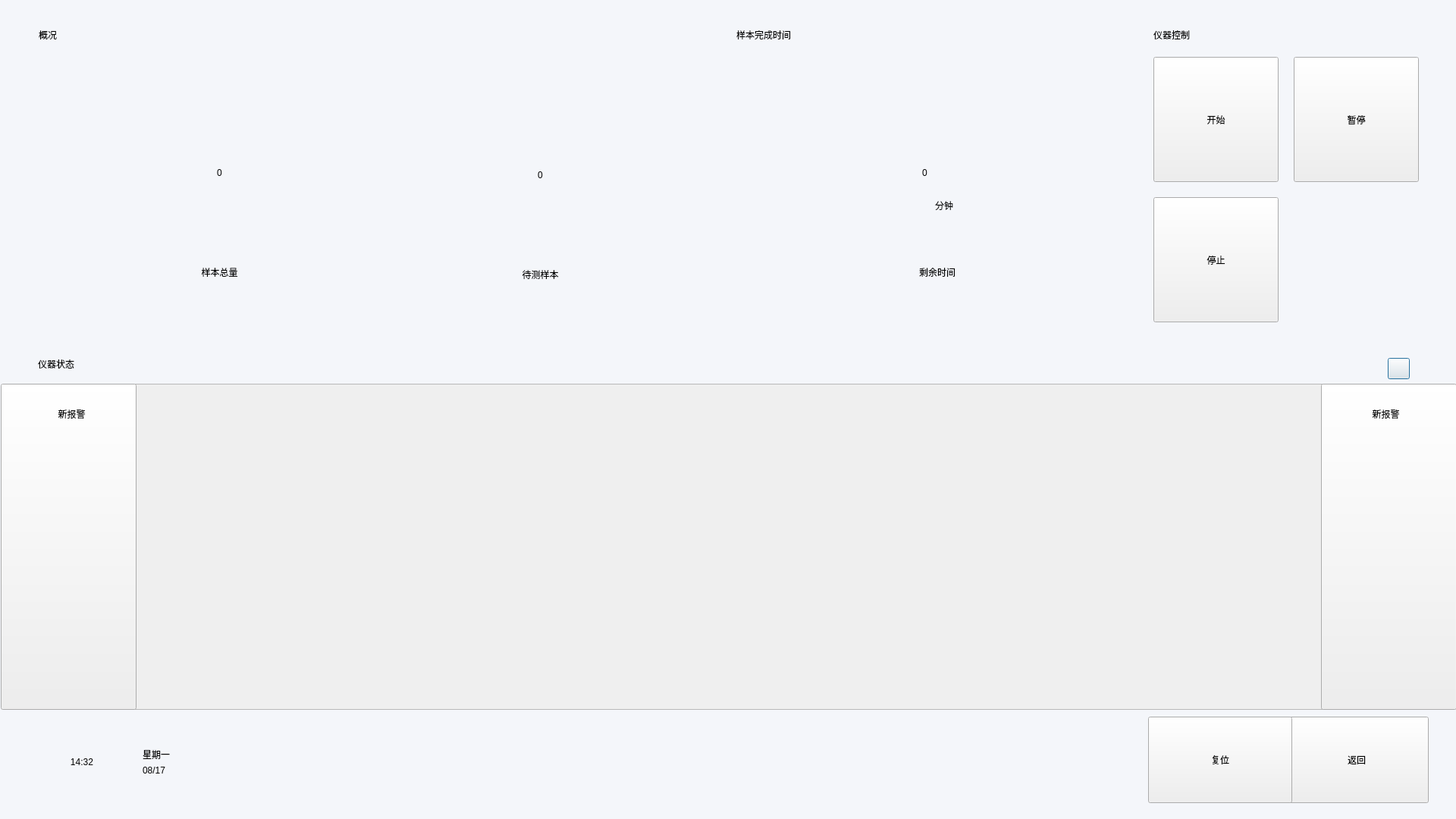
<?xml version="1.0" encoding="UTF-8"?>
<ui version="4.0">
 <class>SystemOverviewWgt</class>
 <widget class="QDialog" name="SystemOverviewWgt">
  <property name="geometry">
   <rect>
    <x>0</x>
    <y>0</y>
    <width>1920</width>
    <height>1080</height>
   </rect>
  </property>
  <property name="windowTitle">
   <string notr="true">SystemOverviewWgt</string>
  </property>
  <property name="styleSheet">
   <string notr="true"/>
  </property>
  <property name="bks" stdset="0">
   <string notr="true">white</string>
  </property>
  <widget class="QPushButton" name="btn_warnSet">
   <property name="geometry">
    <rect>
     <x>1830</x>
     <y>472</y>
     <width>29</width>
     <height>28</height>
    </rect>
   </property>
   <property name="minimumSize">
    <size>
     <width>26</width>
     <height>25</height>
    </size>
   </property>
   <property name="text">
    <string notr="true"/>
   </property>
  </widget>
  <widget class="QLabel" name="label_9">
   <property name="geometry">
    <rect>
     <x>50</x>
     <y>460</y>
     <width>511</width>
     <height>40</height>
    </rect>
   </property>
   <property name="text">
    <string>仪器状态</string>
   </property>
   <property name="fonts" stdset="0">
    <string notr="true">24</string>
   </property>
   <property name="weights" stdset="0">
    <string notr="true">bold</string>
   </property>
  </widget>
  <widget class="QScrollArea" name="scrollArea">
   <property name="geometry">
    <rect>
     <x>51</x>
     <y>506</y>
     <width>1820</width>
     <height>430</height>
    </rect>
   </property>
   <property name="styleSheet">
    <string notr="true"/>
   </property>
   <property name="verticalScrollBarPolicy">
    <enum>Qt::ScrollBarAlwaysOff</enum>
   </property>
   <property name="horizontalScrollBarPolicy">
    <enum>Qt::ScrollBarAlwaysOff</enum>
   </property>
   <property name="widgetResizable">
    <bool>true</bool>
   </property>
   <property name="alignment">
    <set>Qt::AlignCenter</set>
   </property>
   <widget class="QWidget" name="scrollAreaWidgetContents">
    <property name="geometry">
     <rect>
      <x>0</x>
      <y>0</y>
      <width>1818</width>
      <height>428</height>
     </rect>
    </property>
    <property name="styleSheet">
     <string notr="true"/>
    </property>
   </widget>
  </widget>
  <widget class="QLabel" name="bk_sys_page">
   <property name="geometry">
    <rect>
     <x>0</x>
     <y>608</y>
     <width>1920</width>
     <height>471</height>
    </rect>
   </property>
   <property name="text">
    <string/>
   </property>
  </widget>
  <widget class="QPushButton" name="btn_back">
   <property name="geometry">
    <rect>
     <x>1694</x>
     <y>945</y>
     <width>190</width>
     <height>114</height>
    </rect>
   </property>
   <property name="styleSheet">
    <string notr="true"/>
   </property>
   <property name="text">
    <string>返回</string>
   </property>
  </widget>
  <widget class="QLabel" name="label_time">
   <property name="geometry">
    <rect>
     <x>43</x>
     <y>980</y>
     <width>130</width>
     <height>50</height>
    </rect>
   </property>
   <property name="text">
    <string notr="true">14:32</string>
   </property>
   <property name="alignment">
    <set>Qt::AlignCenter</set>
   </property>
   <property name="fonts" stdset="0">
    <string notr="true">48</string>
   </property>
  </widget>
  <widget class="QLabel" name="label_week">
   <property name="geometry">
    <rect>
     <x>188</x>
     <y>983</y>
     <width>80</width>
     <height>23</height>
    </rect>
   </property>
   <property name="text">
    <string>星期一</string>
   </property>
   <property name="alignment">
    <set>Qt::AlignLeading|Qt::AlignLeft|Qt::AlignVCenter</set>
   </property>
  </widget>
  <widget class="QLabel" name="label_date">
   <property name="geometry">
    <rect>
     <x>188</x>
     <y>1006</y>
     <width>80</width>
     <height>20</height>
    </rect>
   </property>
   <property name="text">
    <string notr="true">08/17</string>
   </property>
   <property name="alignment">
    <set>Qt::AlignLeading|Qt::AlignLeft|Qt::AlignVCenter</set>
   </property>
  </widget>
  <widget class="QLabel" name="label_print">
   <property name="geometry">
    <rect>
     <x>270</x>
     <y>986</y>
     <width>50</width>
     <height>42</height>
    </rect>
   </property>
   <property name="text">
    <string notr="true"/>
   </property>
   <property name="alignment">
    <set>Qt::AlignCenter</set>
   </property>
   <property name="bks" stdset="0">
    <string notr="true">print_connect_dis</string>
   </property>
  </widget>
  <widget class="QLabel" name="label_LIS">
   <property name="geometry">
    <rect>
     <x>330</x>
     <y>986</y>
     <width>50</width>
     <height>42</height>
    </rect>
   </property>
   <property name="text">
    <string notr="true"/>
   </property>
   <property name="alignment">
    <set>Qt::AlignCenter</set>
   </property>
   <property name="bks" stdset="0">
    <string notr="true">lis_connect_dis</string>
   </property>
  </widget>
  <widget class="QWidget" name="widget" native="true">
   <property name="geometry">
    <rect>
     <x>40</x>
     <y>26</y>
     <width>1848</width>
     <height>440</height>
    </rect>
   </property>
   <layout class="QHBoxLayout" name="horizontalLayout_4">
    <property name="spacing">
     <number>20</number>
    </property>
    <item>
     <layout class="QVBoxLayout" name="verticalLayout_6">
      <property name="spacing">
       <number>20</number>
      </property>
      <item>
       <widget class="QLabel" name="label">
        <property name="text">
         <string>概况</string>
        </property>
        <property name="fonts" stdset="0">
         <string notr="true">24</string>
        </property>
        <property name="weights" stdset="0">
         <string notr="true">bold</string>
        </property>
       </widget>
      </item>
      <item>
       <widget class="QWidget" name="widget_overview" native="true">
        <property name="minimumSize">
         <size>
          <width>900</width>
          <height>350</height>
         </size>
        </property>
        <property name="maximumSize">
         <size>
          <width>900</width>
          <height>350</height>
         </size>
        </property>
        <property name="bks" stdset="0">
         <string notr="true">sys_show</string>
        </property>
        <layout class="QVBoxLayout" name="verticalLayout_3">
         <property name="spacing">
          <number>65</number>
         </property>
         <property name="leftMargin">
          <number>0</number>
         </property>
         <property name="topMargin">
          <number>0</number>
         </property>
         <property name="rightMargin">
          <number>0</number>
         </property>
         <property name="bottomMargin">
          <number>0</number>
         </property>
         <item>
          <layout class="QHBoxLayout" name="horizontalLayout">
           <property name="leftMargin">
            <number>30</number>
           </property>
           <property name="topMargin">
            <number>100</number>
           </property>
           <property name="rightMargin">
            <number>30</number>
           </property>
           <item>
            <layout class="QVBoxLayout" name="verticalLayout">
             <property name="spacing">
              <number>70</number>
             </property>
             <property name="bottomMargin">
              <number>50</number>
             </property>
             <item>
              <widget class="QLabel" name="label_sampleTotal">
               <property name="minimumSize">
                <size>
                 <width>0</width>
                 <height>105</height>
                </size>
               </property>
               <property name="text">
                <string notr="true">0</string>
               </property>
               <property name="alignment">
                <set>Qt::AlignCenter</set>
               </property>
               <property name="fonts" stdset="0">
                <string notr="true">130</string>
               </property>
               <property name="colors" stdset="0">
                <string notr="true">white</string>
               </property>
              </widget>
             </item>
             <item>
              <widget class="QLabel" name="label_6">
               <property name="text">
                <string>样本总量</string>
               </property>
               <property name="alignment">
                <set>Qt::AlignCenter</set>
               </property>
               <property name="fonts" stdset="0">
                <string notr="true">24</string>
               </property>
               <property name="colors" stdset="0">
                <string notr="true">white</string>
               </property>
              </widget>
             </item>
             <item>
              <spacer name="verticalSpacer_4">
               <property name="orientation">
                <enum>Qt::Vertical</enum>
               </property>
               <property name="sizeHint" stdset="0">
                <size>
                 <width>20</width>
                 <height>40</height>
                </size>
               </property>
              </spacer>
             </item>
            </layout>
           </item>
           <item>
            <layout class="QVBoxLayout" name="verticalLayout_2">
             <property name="spacing">
              <number>70</number>
             </property>
             <property name="bottomMargin">
              <number>50</number>
             </property>
             <item>
              <spacer name="verticalSpacer_7">
               <property name="orientation">
                <enum>Qt::Vertical</enum>
               </property>
               <property name="sizeHint" stdset="0">
                <size>
                 <width>20</width>
                 <height>40</height>
                </size>
               </property>
              </spacer>
             </item>
             <item>
              <widget class="QLabel" name="label_testSample">
               <property name="minimumSize">
                <size>
                 <width>0</width>
                 <height>105</height>
                </size>
               </property>
               <property name="text">
                <string notr="true">0</string>
               </property>
               <property name="alignment">
                <set>Qt::AlignCenter</set>
               </property>
               <property name="fonts" stdset="0">
                <string notr="true">130</string>
               </property>
               <property name="colors" stdset="0">
                <string notr="true">white</string>
               </property>
              </widget>
             </item>
             <item>
              <widget class="QLabel" name="label_7">
               <property name="text">
                <string>待测样本</string>
               </property>
               <property name="alignment">
                <set>Qt::AlignCenter</set>
               </property>
               <property name="fonts" stdset="0">
                <string notr="true">24</string>
               </property>
               <property name="colors" stdset="0">
                <string notr="true">white</string>
               </property>
              </widget>
             </item>
             <item>
              <spacer name="verticalSpacer_5">
               <property name="orientation">
                <enum>Qt::Vertical</enum>
               </property>
               <property name="sizeHint" stdset="0">
                <size>
                 <width>20</width>
                 <height>40</height>
                </size>
               </property>
              </spacer>
             </item>
            </layout>
           </item>
          </layout>
         </item>
        </layout>
       </widget>
      </item>
      <item>
       <spacer name="verticalSpacer_3">
        <property name="orientation">
         <enum>Qt::Vertical</enum>
        </property>
        <property name="sizeHint" stdset="0">
         <size>
          <width>20</width>
          <height>40</height>
         </size>
        </property>
       </spacer>
      </item>
     </layout>
    </item>
    <item>
     <layout class="QVBoxLayout" name="verticalLayout_8">
      <property name="spacing">
       <number>20</number>
      </property>
      <item>
       <widget class="QLabel" name="label_2">
        <property name="text">
         <string>样本完成时间</string>
        </property>
        <property name="fonts" stdset="0">
         <string notr="true">24</string>
        </property>
        <property name="weights" stdset="0">
         <string notr="true">bold</string>
        </property>
       </widget>
      </item>
      <item>
       <widget class="QWidget" name="widget_remainTime" native="true">
        <property name="minimumSize">
         <size>
          <width>530</width>
          <height>350</height>
         </size>
        </property>
        <property name="maximumSize">
         <size>
          <width>530</width>
          <height>350</height>
         </size>
        </property>
        <property name="bks" stdset="0">
         <string notr="true">sys_show</string>
        </property>
        <layout class="QVBoxLayout" name="verticalLayout_7">
         <property name="spacing">
          <number>70</number>
         </property>
         <property name="leftMargin">
          <number>0</number>
         </property>
         <property name="topMargin">
          <number>0</number>
         </property>
         <property name="rightMargin">
          <number>0</number>
         </property>
         <property name="bottomMargin">
          <number>50</number>
         </property>
         <item>
          <layout class="QHBoxLayout" name="horizontalLayout_3">
           <property name="spacing">
            <number>10</number>
           </property>
           <property name="topMargin">
            <number>100</number>
           </property>
           <property name="bottomMargin">
            <number>0</number>
           </property>
           <item>
            <spacer name="horizontalSpacer_3">
             <property name="orientation">
              <enum>Qt::Horizontal</enum>
             </property>
             <property name="sizeHint" stdset="0">
              <size>
               <width>40</width>
               <height>20</height>
              </size>
             </property>
            </spacer>
           </item>
           <item>
            <widget class="QLabel" name="label_remainTime">
             <property name="minimumSize">
              <size>
               <width>0</width>
               <height>105</height>
              </size>
             </property>
             <property name="text">
              <string notr="true">0</string>
             </property>
             <property name="alignment">
              <set>Qt::AlignCenter</set>
             </property>
             <property name="fonts" stdset="0">
              <string notr="true">130</string>
             </property>
             <property name="colors" stdset="0">
              <string notr="true">white</string>
             </property>
            </widget>
           </item>
           <item>
            <widget class="QLabel" name="label_5">
             <property name="minimumSize">
              <size>
               <width>0</width>
               <height>105</height>
              </size>
             </property>
             <property name="text">
              <string>分钟</string>
             </property>
             <property name="alignment">
              <set>Qt::AlignBottom|Qt::AlignLeading|Qt::AlignLeft</set>
             </property>
             <property name="fonts" stdset="0">
              <string notr="true">24</string>
             </property>
             <property name="colors" stdset="0">
              <string notr="true">white</string>
             </property>
            </widget>
           </item>
           <item>
            <spacer name="horizontalSpacer_2">
             <property name="orientation">
              <enum>Qt::Horizontal</enum>
             </property>
             <property name="sizeHint" stdset="0">
              <size>
               <width>40</width>
               <height>20</height>
              </size>
             </property>
            </spacer>
           </item>
          </layout>
         </item>
         <item>
          <widget class="QLabel" name="label_4">
           <property name="text">
            <string>剩余时间</string>
           </property>
           <property name="alignment">
            <set>Qt::AlignCenter</set>
           </property>
           <property name="fonts" stdset="0">
            <string notr="true">24</string>
           </property>
           <property name="colors" stdset="0">
            <string notr="true">white</string>
           </property>
          </widget>
         </item>
         <item>
          <spacer name="verticalSpacer_6">
           <property name="orientation">
            <enum>Qt::Vertical</enum>
           </property>
           <property name="sizeHint" stdset="0">
            <size>
             <width>20</width>
             <height>40</height>
            </size>
           </property>
          </spacer>
         </item>
        </layout>
       </widget>
      </item>
      <item>
       <spacer name="verticalSpacer_2">
        <property name="orientation">
         <enum>Qt::Vertical</enum>
        </property>
        <property name="sizeHint" stdset="0">
         <size>
          <width>20</width>
          <height>40</height>
         </size>
        </property>
       </spacer>
      </item>
     </layout>
    </item>
    <item>
     <layout class="QVBoxLayout" name="verticalLayout_9">
      <property name="spacing">
       <number>20</number>
      </property>
      <item>
       <widget class="QLabel" name="label_3">
        <property name="text">
         <string>仪器控制</string>
        </property>
        <property name="fonts" stdset="0">
         <string notr="true">24</string>
        </property>
        <property name="weights" stdset="0">
         <string notr="true">bold</string>
        </property>
       </widget>
      </item>
      <item>
       <layout class="QFormLayout" name="formLayout">
        <property name="horizontalSpacing">
         <number>20</number>
        </property>
        <property name="verticalSpacing">
         <number>20</number>
        </property>
        <item row="0" column="0">
         <widget class="QPushButton" name="btn_start">
          <property name="minimumSize">
           <size>
            <width>165</width>
            <height>165</height>
           </size>
          </property>
          <property name="maximumSize">
           <size>
            <width>165</width>
            <height>165</height>
           </size>
          </property>
          <property name="text">
           <string>开始</string>
          </property>
          <property name="bks" stdset="0">
           <string notr="true">btn_start</string>
          </property>
          <property name="fonts" stdset="0">
           <string notr="true">24</string>
          </property>
         </widget>
        </item>
        <item row="0" column="1">
         <widget class="QPushButton" name="btn_suspend">
          <property name="minimumSize">
           <size>
            <width>165</width>
            <height>165</height>
           </size>
          </property>
          <property name="maximumSize">
           <size>
            <width>165</width>
            <height>165</height>
           </size>
          </property>
          <property name="text">
           <string>暂停</string>
          </property>
          <property name="bks" stdset="0">
           <string notr="true">btn_pause</string>
          </property>
          <property name="fonts" stdset="0">
           <string notr="true">24</string>
          </property>
         </widget>
        </item>
        <item row="1" column="0">
         <widget class="QPushButton" name="btn_stop">
          <property name="minimumSize">
           <size>
            <width>165</width>
            <height>165</height>
           </size>
          </property>
          <property name="maximumSize">
           <size>
            <width>165</width>
            <height>165</height>
           </size>
          </property>
          <property name="text">
           <string>停止</string>
          </property>
          <property name="bks" stdset="0">
           <string notr="true">btn_stop</string>
          </property>
          <property name="fonts" stdset="0">
           <string notr="true">24</string>
          </property>
         </widget>
        </item>
        <item row="2" column="1">
         <spacer name="verticalSpacer">
          <property name="orientation">
           <enum>Qt::Vertical</enum>
          </property>
          <property name="sizeHint" stdset="0">
           <size>
            <width>20</width>
            <height>40</height>
           </size>
          </property>
         </spacer>
        </item>
        <item row="1" column="1">
         <widget class="GIFLabel" name="label_warn">
          <property name="minimumSize">
           <size>
            <width>165</width>
            <height>165</height>
           </size>
          </property>
          <property name="maximumSize">
           <size>
            <width>165</width>
            <height>165</height>
           </size>
          </property>
          <property name="text">
           <string notr="true"/>
          </property>
         </widget>
        </item>
       </layout>
      </item>
     </layout>
    </item>
   </layout>
  </widget>
  <widget class="QLabel" name="bk_page_label">
   <property name="geometry">
    <rect>
     <x>0</x>
     <y>0</y>
     <width>1920</width>
     <height>1080</height>
    </rect>
   </property>
   <property name="styleSheet">
    <string notr="true">background: #f4f6fa;</string>
   </property>
   <property name="text">
    <string/>
   </property>
  </widget>
  <widget class="QPushButton" name="btn_reset">
   <property name="geometry">
    <rect>
     <x>1514</x>
     <y>945</y>
     <width>190</width>
     <height>114</height>
    </rect>
   </property>
   <property name="styleSheet">
    <string notr="true"/>
   </property>
   <property name="text">
    <string>复位</string>
   </property>
  </widget>
  <widget class="QPushButton" name="btn_left">
   <property name="geometry">
    <rect>
     <x>1</x>
     <y>506</y>
     <width>179</width>
     <height>430</height>
    </rect>
   </property>
   <property name="text">
    <string/>
   </property>
  </widget>
  <widget class="QPushButton" name="btn_right">
   <property name="geometry">
    <rect>
     <x>1742</x>
     <y>506</y>
     <width>179</width>
     <height>430</height>
    </rect>
   </property>
   <property name="text">
    <string/>
   </property>
  </widget>
  <widget class="QWidget" name="horizontalWidget" native="true">
   <property name="geometry">
    <rect>
     <x>51</x>
     <y>531</y>
     <width>300</width>
     <height>30</height>
    </rect>
   </property>
   <layout class="QHBoxLayout" name="horizontalLayout_5">
    <property name="spacing">
     <number>10</number>
    </property>
    <property name="leftMargin">
     <number>0</number>
    </property>
    <property name="topMargin">
     <number>0</number>
    </property>
    <property name="rightMargin">
     <number>0</number>
    </property>
    <property name="bottomMargin">
     <number>0</number>
    </property>
    <item>
     <widget class="QLabel" name="label_new_warn_left">
      <property name="minimumSize">
       <size>
        <width>87</width>
        <height>30</height>
       </size>
      </property>
      <property name="maximumSize">
       <size>
        <width>300</width>
        <height>30</height>
       </size>
      </property>
      <property name="text">
       <string>新报警</string>
      </property>
      <property name="alignment">
       <set>Qt::AlignCenter</set>
      </property>
     </widget>
    </item>
    <item>
     <spacer name="horizontalSpacer_4">
      <property name="orientation">
       <enum>Qt::Horizontal</enum>
      </property>
      <property name="sizeHint" stdset="0">
       <size>
        <width>40</width>
        <height>20</height>
       </size>
      </property>
     </spacer>
    </item>
   </layout>
  </widget>
  <widget class="QWidget" name="horizontalWidget_2" native="true">
   <property name="geometry">
    <rect>
     <x>1571</x>
     <y>531</y>
     <width>300</width>
     <height>30</height>
    </rect>
   </property>
   <layout class="QHBoxLayout" name="horizontalLayout_7">
    <property name="spacing">
     <number>10</number>
    </property>
    <property name="leftMargin">
     <number>0</number>
    </property>
    <property name="topMargin">
     <number>0</number>
    </property>
    <property name="rightMargin">
     <number>0</number>
    </property>
    <property name="bottomMargin">
     <number>0</number>
    </property>
    <item>
     <spacer name="horizontalSpacer_6">
      <property name="orientation">
       <enum>Qt::Horizontal</enum>
      </property>
      <property name="sizeHint" stdset="0">
       <size>
        <width>40</width>
        <height>20</height>
       </size>
      </property>
     </spacer>
    </item>
    <item>
     <widget class="QLabel" name="label_new_warn_right">
      <property name="minimumSize">
       <size>
        <width>87</width>
        <height>30</height>
       </size>
      </property>
      <property name="maximumSize">
       <size>
        <width>300</width>
        <height>30</height>
       </size>
      </property>
      <property name="text">
       <string>新报警</string>
      </property>
      <property name="alignment">
       <set>Qt::AlignCenter</set>
      </property>
     </widget>
    </item>
   </layout>
  </widget>
  <zorder>bk_page_label</zorder>
  <zorder>bk_sys_page</zorder>
  <zorder>widget</zorder>
  <zorder>label_9</zorder>
  <zorder>btn_back</zorder>
  <zorder>scrollArea</zorder>
  <zorder>btn_warnSet</zorder>
  <zorder>label_date</zorder>
  <zorder>label_LIS</zorder>
  <zorder>label_week</zorder>
  <zorder>label_time</zorder>
  <zorder>label_print</zorder>
  <zorder>btn_reset</zorder>
  <zorder>btn_left</zorder>
  <zorder>btn_right</zorder>
  <zorder>horizontalWidget</zorder>
  <zorder>horizontalWidget_2</zorder>
 </widget>
 <layoutdefault spacing="6" margin="11"/>
 <customwidgets>
  <customwidget>
   <class>GIFLabel</class>
   <extends>QLabel</extends>
   <header>GIFLabel.h</header>
  </customwidget>
 </customwidgets>
 <resources/>
 <connections/>
</ui>
